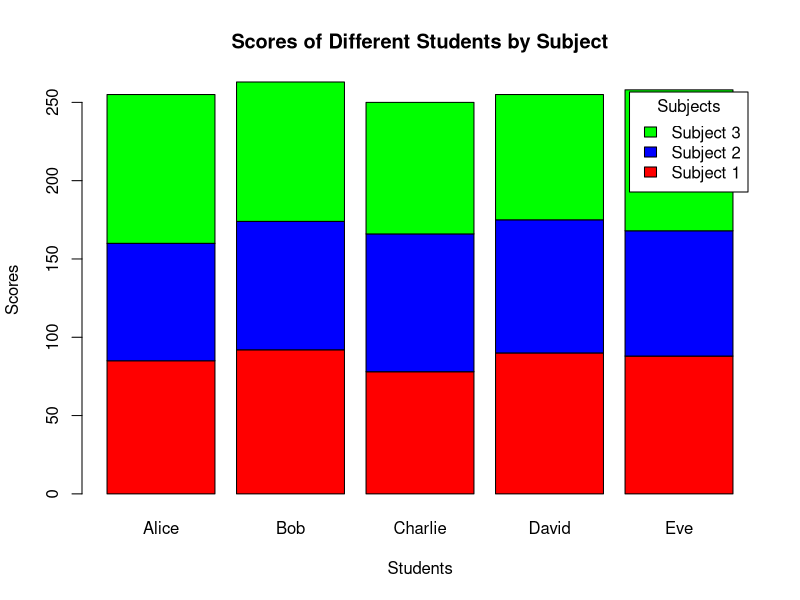

Reproduce this figure in R.
# Data for the bar graph (Student names and their scores in three subjects)
students <- c('Alice', 'Bob', 'Charlie', 'David', 'Eve')  # Vector of student names
subject1 <- c(85, 92, 78, 90, 88)  # Scores for Subject 1
subject2 <- c(75, 82, 88, 85, 80)  # Scores for Subject 2
subject3 <- c(95, 89, 84, 80, 90)  # Scores for Subject 3

# Combine the subject scores into a matrix
scores_matrix <- rbind(subject1, subject2, subject3)  # Each row represents a subject, and each column represents a student

# List of colors for each subject
colors <- c('red', 'blue', 'green')  # Colors for the bars corresponding to each subject

# Create the stacked bar graph
barplot(scores_matrix,                   # The matrix of scores to plot
        beside = FALSE,                  # Create a stacked bar graph (FALSE means stacked)
        col = colors,                    # Colors for each subject
        legend.text = c('Subject 1', 'Subject 2', 'Subject 3'),  # Labels for the legend
        args.legend = list(title = "Subjects"),  # Title for the legend
        main = 'Scores of Different Students by Subject',  # Title of the bar graph
        xlab = 'Students',                # Label for the x-axis
        ylab = 'Scores',                  # Label for the y-axis
        names.arg = students)             # Labels for the x-axis (student names)

# Display the plot
